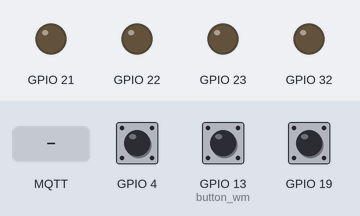
Bench run of a program on a simulated ESP32. Parts: output pins drawn as LEDs (lit = HIGH). The test bench sets the inputs (shaded band); at power-on: GPIO 4 HIGH, GPIO 13 (button_wm) HIGH, GPIO 19 HIGH. WiFi joins after 1.5 s; servers stay silent unless stated; EEPROM starts erased; no MQTT or app messages arrive unless stated; what the program prints to the serial monitor is not drawn.

Above: at 8.3 s.
8.4 s: MQTT message "acionar" arrives on the first subscribed topic
At 8.52 s:
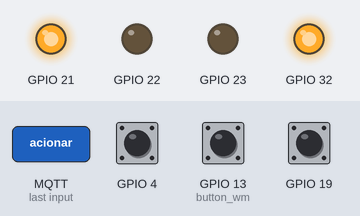
10.1 s: MQTT message "reabastecer" arrives on the first subscribed topic
At 11.2 s:
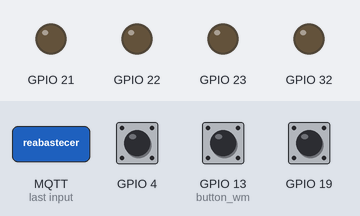
Timing chart, 0 to 13.1 s (numbered marks = the images above; inputs shaded):
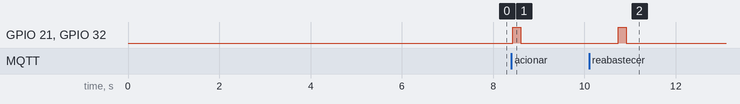

Measured:
- after the input at 8.4 s, GPIO 21, GPIO 32: LOW → HIGH at once, → LOW 0.17 s later
- after the input at 10.1 s, GPIO 21, GPIO 32: LOW → HIGH after 0.64 s, → LOW 0.17 s later

The program:

main.cpp
```cpp
#include "Debug.h"
#include "WifiConfig.h"
#include "MQTT.h"
#include "Calha.h"
extern const int stepsPerRevolution = 200;

extern mqtt_recebido_t *p_mqtt_recebido; //ponteiro para uma struct do tipo mqtt_recebido, está definida em MQTT.h

const int N_CALHAS = 1; //número de calhas
char*ids_calhas[N_CALHAS]; //vetor com id de cada uma das calhas

char*id_bandeja = (char*)"bandeja01";

Calha calha[N_CALHAS]={
  Calha(
    (char*)"calha01", //id da calha
    18e3,             //tempo_max
    15,               //velocidade
    21,               //enable_calha[0]
    32,               //enabla_calha2
    4,                //sensor_produto
    19,               //sensor_parada
    22,               //led_parado
    23,               //led_movimento
    Stepper(stepsPerRevolution, 27, 26, 25, 33) //myStepper
  )
};

void setup() {
  Serial.begin(9600);

  setup_wifi();
  conectar_wifi();

  for(int i = 0; i < N_CALHAS; i++){
    ids_calhas[i] = calha[i].getId();
    calha[i].setup_calha();
  }

  setup_mqtt(id_bandeja, N_CALHAS, ids_calhas); // é necessário informar o id da bandeja para que o tópico seja escrito corretamente
}

void loop() {
  int atual; // índice do calha que recebeu um comando
  if (!client.connected()) {
    reconnect(N_CALHAS);
  }
   // Processa as mensagens recebidas e mantém a conexão com o broker MQTT
  client.loop();

  if(p_mqtt_recebido->recebido){
    p_mqtt_recebido->recebido = false;

    for(int i = 0; i < N_CALHAS; i++){
      atual = i;

      if(strcmp(p_mqtt_recebido->calha, calha[i].getId()) == 0){
        break;
      }
    }

    char*comando = p_mqtt_recebido->comando;
    int subcomando = atoi(p_mqtt_recebido->subcomando);
    int processa = calha[atual].processa_comando(comando,subcomando);
    if(processa == -1){ // se processa_mensagem retorna -1, quer dizer que houve um erro
      Serial.println("enviando erro...");
      publicar_status(atual,(char*)"erro");
    }
    else if (processa>=0){
      char contagem[3]; // máximo = 999
      sprintf(contagem,"%d",processa);
      publicar_status(atual,contagem);
    }
  }
}
```

Calha.h
```cpp
#ifndef CALHA_H
#define CALHA_H

#include <Stepper.h>
#include "WifiConfig.h"
#include "MQTT.h"

class Calha{
  private:
    char* id;
    int tempo_max, velocidade,
        enable1, enable2,
        sensor_produto, sensor_parada,
        led_parado, led_movimento,
        contagem, erro;
    Stepper myStepper;
  public:
    Calha(
               char* id,
               int tempo_max,
               int velocidade,
               int enable1,
               int enable2,
               int sensor_produto,
               int sensor_parada,
               int led_parado,
               int led_movimento,
               Stepper myStepper
    );
    void setup_calha();
    void desligarCalha();
    void freioCalha();
    int  movimenta();
    void loop_calha();
    void decrementaContagem();
    int  verifica_sensor();
    char*getId();
    int processa_comando(char*comando,int subcomando);
};

#endif
```

Debug.h
```cpp
#define DEBUG_MOTOR 0
#define print_debug(x) Serial.println(#x)
```

MQTT.h
```cpp
#ifndef MQTT_H
#define MQTT_H

#include <PubSubClient.h>
#include <stdlib.h>
#include <string>
#include "WifiConfig.h"

typedef struct{
    char bandeja[64], calha[64], comando[64], subcomando[64];
    bool recebido;
}mqtt_recebido_t;

extern mqtt_recebido_t*p_mqtt_recebido;
extern PubSubClient client;
extern int mqtt_acionar, mqtt_parar, mqtt_error;
extern char mqtt_server[40];
extern char mqtt_port[6];

void publicar_status(int int_calha, char* mensagem);
void callback(char* topic, byte* message, unsigned int length);
void reconnect(int N_CALHAS);
void testar_conexao();
void setup_mqtt(char* id_bandeja, int N_CALHAS, char**ids_calhas);
void inicializar_topicos(int N_MOTORERS, char**ids_calhas);

#endif
```

Calha.cpp
```cpp
#include "Debug.h"
#include "Calha.h"

const int stepsPerRevolution = 200;

Calha::Calha(
               char* id, // nome da calha no topico mqtt
               int tempo_max,  // tempo máximo para o primeiro produto cair
               int velocidade, // velocidade do motor
               int enable1,
               int enable2,
               int sensor_produto, // sensor que informa se o produto foi retirado
               int sensor_parada, // sensor que informa que o produto saiu da mola
               int led_parado,
               int led_movimento,
               Stepper myStepper
    ):
    myStepper(myStepper),
    contagem(0), // quantidade de produtos na máquina
    erro(0)
    {
      this-> id             = id;
      this-> tempo_max      = tempo_max;
      this-> velocidade     = velocidade;
      this-> enable1        = enable1;
      this-> enable2        = enable2;
      this-> sensor_produto = sensor_produto;
      this-> sensor_parada  = sensor_parada;
      this-> led_parado     = led_parado;
      this-> led_movimento  = led_movimento;
      setup_calha();
    }

    void Calha::setup_calha() {
      pinMode(enable1, OUTPUT);
      pinMode(enable2, OUTPUT);

      pinMode(sensor_produto, INPUT_PULLUP);

      pinMode(sensor_parada, INPUT_PULLUP);

      myStepper.setSpeed(velocidade);

      pinMode(led_parado, OUTPUT);
      pinMode(led_movimento, OUTPUT);
      digitalWrite(led_parado, HIGH);
      digitalWrite(led_movimento, LOW);
    }

    // --- FUNÇÕES DE MOTOR ---
    void Calha::desligarCalha() {
      digitalWrite(27, LOW); digitalWrite(26, LOW);
      digitalWrite(25, LOW); digitalWrite(33, LOW);
      digitalWrite(enable1, LOW); digitalWrite(enable2, LOW);
    }

    void Calha::freioCalha() {
      Serial.println("[FREIO] Ativado...");
      digitalWrite(27, HIGH); digitalWrite(26, LOW);
      digitalWrite(25, HIGH); digitalWrite(33, LOW);
      delay(150);
      desligarCalha();
    }

    int Calha::movimenta(){
      if(erro) return 0; // se houver erro, o motor não se movimenta

      int tempo_inicial = millis();
      digitalWrite(enable1, HIGH); digitalWrite(enable2, HIGH);

      while(verifica_sensor()<0){
        myStepper.step(1);
        client.loop();
        if ((millis()-tempo_inicial) >= tempo_max){
          Serial.println("Erro!");
          freioCalha();
          return -1;
        }
      }
      Serial.print("Tempo total: ");
      Serial.println(millis()-tempo_inicial);
      return 0;
    }

    void Calha::decrementaContagem() {
      delay(5);
      if (contagem > 0)contagem--;
    }

    //retorna a contagem de produtos atual (apos passar pelo sensor)
    //se nenhum produto passou, retorna -1
    int Calha::verifica_sensor(){
      if (digitalRead(sensor_parada)==HIGH) {
        freioCalha();
        delay(2000);
        while (digitalRead(sensor_produto)==LOW); //trava o codigo ate que o produto seja retirado
        Serial.println("Produto retirado!");
        return 0;
      }
      else{
        return -1;
      }
    }

    char* Calha::getId(){
      return id;
    }

    int Calha::processa_comando(char*comando,int subcomando){
      //comando acionar: libera o produto para o cliente, acionando o motor da calha
      if(strcmp(comando,"acionar") == 0){
        Serial.println("acionando calha...");
        if(movimenta()<0){ // se movimenta() retorna -1, houve erro
          erro = 1;
          return -1;
        }
      }

      //comando reabastecer: reinicia a contagem de produtos de acordo com o valor informado
      if(strcmp(comando,"reabastecer") == 0){
        contagem = subcomando;
      }

      if(strcmp(comando,"erro") == 0){
        erro = 0;
      }

      return contagem;
    }
```

MQTT.cpp
```cpp
#include "MQTT.h"
#include <cstdlib>

extern char mqtt_server[40];        // Broker MQTT
extern char mqtt_port[6];           // Porta MQTT
const char* mqtt_id; // ID do cliente MQTT

char mqtt_topic[10][4][64];// topicos em que estará escrito - tem capacidade para 10 calhas com 3 topicos de 64 bytes
typedef enum {
  ACIONAR,
  REABASTECER,
  ERRO,
  _STATUS, //a palavra STATUS já é usada por outra lib
} comandos; //Comandos para o mqtt_topic

mqtt_recebido_t mqtt_recebido;
mqtt_recebido_t*p_mqtt_recebido;

// Cliente
WiFiClient espClient;
PubSubClient client(espClient);

int mqtt_acionar = LOW, mqtt_parar = LOW, mqtt_error = 0;

// Publica a mensagem no tópico MQTT
void publicar_status(int int_calha, char* mensagem){ // int_calha != id_calha
  char*topico = mqtt_topic[int_calha][_STATUS];
  Serial.print("Publicando no tópico: ");
  Serial.println(topico);
  Serial.print("Mensagem: ");
  Serial.print(mensagem);

  client.publish(topico, mensagem);
}

void callback(char* topic, byte* message, unsigned int length) {
  Serial.print("Message arrived on topic: ");
  Serial.print(topic);
  Serial.print("(");
  Serial.print(length);
  Serial.print(")");
  Serial.println("Message: ");

  message[length] = 0; // Esse filtro é necessário pois junto com a mensagem, vêm outros bytes aleatórios
  Serial.println((char*)message);

 /* Explicação sobre o strtok:
  * Um tópico como bandeja01/calha01/status
  * é divido em várias strings com base no "/".
  * String1 = bandeja01
  * String2 = calha01
  * String3 = status */
  char* token = strtok(topic, "/");
  for(int i=0; i < 3 && (token != NULL); i++){
    if(i==0){
      strcpy(p_mqtt_recebido->bandeja, token);
      p_mqtt_recebido->bandeja[strlen(token)]=0;
    }
    else if(i==1){
      strcpy(p_mqtt_recebido->calha, token);
      p_mqtt_recebido->calha[strlen(token)]=0;
    }
    else {
      strcpy(p_mqtt_recebido->comando, token);
      p_mqtt_recebido->comando[strlen(token)]=0;
    }
    token = strtok(NULL, "/");
  }
  if(message) strcpy(p_mqtt_recebido->subcomando, (char*)message);
  p_mqtt_recebido->recebido   = true;

}

// Função para conectar ao broker MQTT
void reconnect(int N_CALHAS) {
  // Tenta se conectar ao broker MQTT
  while (!client.connected()) {
    Serial.print("Tentando conectar ao MQTT...");

    if (client.connect(mqtt_id)) {
      Serial.println("Conectado!");
      for(int i = 0; i < N_CALHAS; i++){
        client.subscribe(mqtt_topic[i][ACIONAR]);
        client.subscribe(mqtt_topic[i][REABASTECER]);
        client.subscribe(mqtt_topic[i][ERRO]);

	Serial.println("Subscrito em:");
        Serial.println(mqtt_topic[i][ACIONAR]);
        Serial.println(mqtt_topic[i][REABASTECER]);
        Serial.println(mqtt_topic[i][ERRO]);
      }
    } else {
      Serial.println("Falha, tentando novamente em 5 segundos...");
      delay(5000);
    }
  }
}

void setup_mqtt(char* id_bandeja, int N_CALHAS, char**ids_calhas){
  mqtt_id = id_bandeja;
  p_mqtt_recebido = &mqtt_recebido;
  p_mqtt_recebido->recebido = false;

  Serial.print("Servidor MQTT:");
  Serial.print(mqtt_server);
  Serial.print(" | Porta: ");
  Serial.println(mqtt_port);
  client.setServer(mqtt_server, atoi(mqtt_port));
  client.setCallback(callback);

  inicializar_topicos(N_CALHAS, ids_calhas);
}

// inicializa os topicos tendo em conta:
// a)id da bandeja
// b)id de cada uma das calhas
void inicializar_topicos(int N_CALHAS, char**ids_calhas){
  for(int i = 0; i < N_CALHAS; i++){
    char acionar[64], reabastecer[64], erro[64], status[64];
    sprintf(acionar,     "%s/%s/%s/", mqtt_id, ids_calhas[i], "acionar"    );
    sprintf(reabastecer, "%s/%s/%s/", mqtt_id, ids_calhas[i], "reabastecer");
    sprintf(erro,        "%s/%s/%s/", mqtt_id, ids_calhas[i], "erro"       );
    sprintf(status,     "%s/%s/%s/", mqtt_id, ids_calhas[i], "status"     );

    strcpy(mqtt_topic[i][ACIONAR], acionar);
    strcpy(mqtt_topic[i][REABASTECER], reabastecer);
    strcpy(mqtt_topic[i][ERRO], erro);
    strcpy(mqtt_topic[i][_STATUS], status);
  }
}
```

WifiConfig.h
```cpp
#ifndef WIFICONFIG_H
#define WIFICONFIG_H

#include <WiFiManager.h>
#include <EEPROM.h>

extern char mqtt_server[40];
extern char mqtt_port[6];

void saveConfigCallback();
void saveCredentials(const char* newSSID, const char* newPass);
void readCredentials();
void setup_wifi();
void conectar_wifi();

#endif
```

WifiConfig.cpp
```cpp
#include "WifiConfig.h"

WiFiManager wm;

int button_wm = 13;

bool shouldSaveConfig = false;

// Wifi
char ssid[32];
char pass[32];

char mqtt_server[40];
char mqtt_port[6];

 WiFiManagerParameter custom_mqtt_server("server", "mqtt server", mqtt_server, 40);

void saveConfigCallback() {
  Serial.println("Should save config");
  shouldSaveConfig = true;
}

void saveCredentials(const char* newSSID, const char* newPass) {
  Serial.println("Saving WiFi credentials to EEPROM...");

  for (int i = 0; i < 32; i++) {
    EEPROM.write(0 + i, newSSID[i]);
  }
  for (int i = 0; i < 32; i++) {
    EEPROM.write(100 + i, newPass[i]);
  }

  //MQTT
  for (int i = 0; i < 40; i++) {
   EEPROM.write(200 + i, mqtt_server[i]);
  }
  for (int i = 0; i < 6; i++) {
   EEPROM.write(300 + i, mqtt_port[i]);
  }

  EEPROM.commit();
}

void readCredentials() {
  Serial.println("Reading WiFi credentials from EEPROM...");

  for (int i = 0; i < 32; i++) {
    ssid[i] = EEPROM.read(0 + i);
  }
  ssid[31] = '\0';

  for (int i = 0; i < 32; i++) {
    pass[i] = EEPROM.read(100 + i);
  }
  pass[31] = '\0';

  for (int i = 0; i < 40; i++) {
   mqtt_server[i] = EEPROM.read(200 + i);
  }
  for (int i = 0; i < 6; i++) {
   mqtt_port[i] = EEPROM.read(300 + i);
  }

  Serial.println("SSID: ");
  Serial.println(ssid);
  Serial.println("Password: ");
  Serial.println(pass);
  Serial.print("MQTT - ");
  Serial.print(mqtt_server);
  Serial.print(":");
  Serial.print(mqtt_port);

  delay(5000);
}

void setup_wifi() {
  //Serial.begin(115200);
  EEPROM.begin(512);
  pinMode(button_wm, INPUT_PULLUP);

  wm.setSaveConfigCallback(saveConfigCallback);

  if (digitalRead(button_wm) == LOW) {
    Serial.println("Button pressed, starting WiFiManager...");
    WiFiManagerParameter custom_mqtt_server("server", "mqtt server", mqtt_server, 40);
    WiFiManagerParameter custom_mqtt_port("port", "mqtt port", mqtt_port, 6);

    wm.addParameter(&custom_mqtt_server);
    wm.addParameter(&custom_mqtt_port);

    wm.startConfigPortal("ESP32_Config");

    strcpy(mqtt_server, custom_mqtt_server.getValue());
    strcpy(mqtt_port, custom_mqtt_port.getValue());
    Serial.println("The values in the file are: ");
    Serial.println("\tmqtt_server : " + String(mqtt_server));
    Serial.println("\tmqtt_port : " + String(mqtt_port));

    if (shouldSaveConfig) {
      saveCredentials(wm.getWiFiSSID().c_str(), wm.getWiFiPass().c_str());
      Serial.println("Credentials saved.");
      ESP.restart();  // Restart to apply settings
    }
  } else {
    readCredentials();
    Serial.print("Connecting to: ");
    Serial.println(ssid);
  }
}

void conectar_wifi() {
  Serial.print("Conectando-se ao WiFi");
  Serial.println(custom_mqtt_server.getValue());
  WiFi.begin(ssid, pass);

  while (WiFi.status() != WL_CONNECTED) {
    delay(1000);
    Serial.print(".");
  }

  Serial.println(" Conectado!");
  Serial.print("IP: ");
  Serial.println(WiFi.localIP());
}
```
